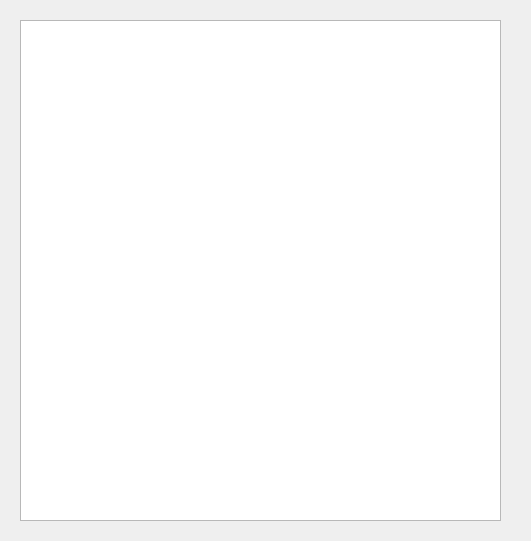
<?xml version="1.0" encoding="UTF-8"?>
<ui version="4.0">
 <class>TechDocWindow</class>
 <widget class="QDialog" name="TechDocWindow">
  <property name="geometry">
   <rect>
    <x>0</x>
    <y>0</y>
    <width>531</width>
    <height>541</height>
   </rect>
  </property>
  <property name="windowTitle">
   <string>Dialog</string>
  </property>
  <widget class="QTreeView" name="treeView">
   <property name="geometry">
    <rect>
     <x>20</x>
     <y>20</y>
     <width>481</width>
     <height>501</height>
    </rect>
   </property>
  </widget>
 </widget>
 <resources/>
 <connections/>
</ui>
